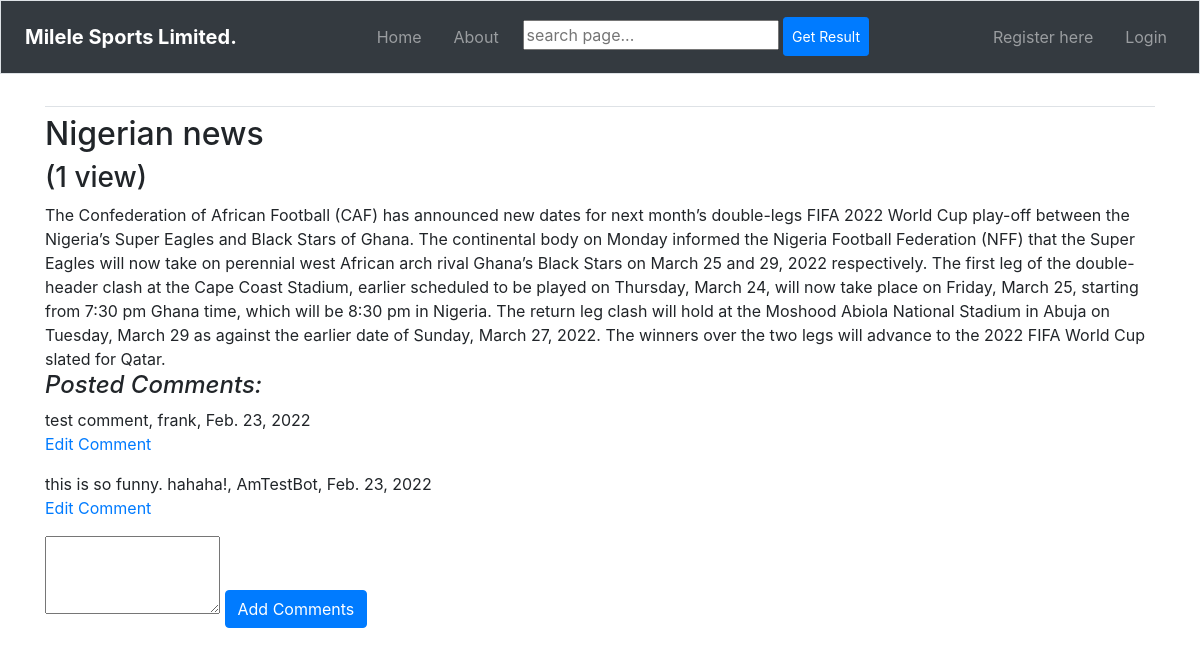
Page /add_comment/nigerian-news/ on the earlier database version.
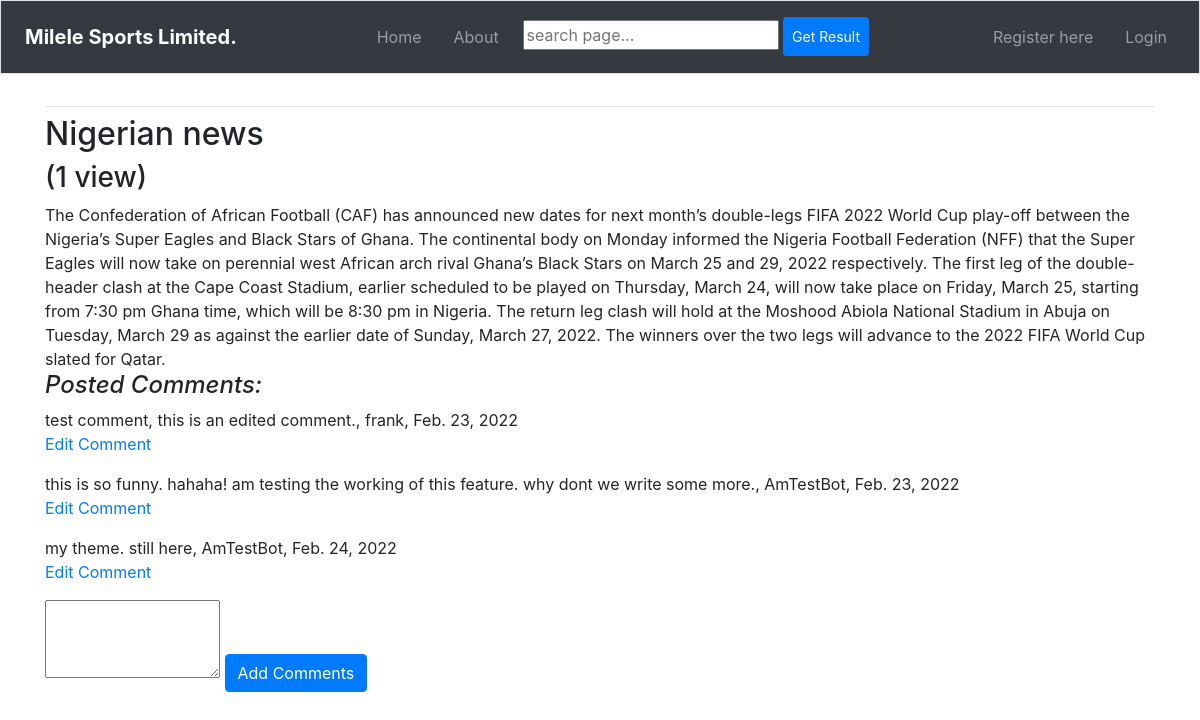
Same page on the later database version.
### sportsApp/models.py (models this page shows, shortened)
class UserComment(models.Model):
    blog = models.ForeignKey(SportBlog, on_delete=models.CASCADE)
    owner = models.ForeignKey(User, on_delete=models.CASCADE)
    comment = models.TextField()
    date_published = models.DateField(auto_now_add=True)
    class Meta:
        verbose_name_plural = 'user comments'

### sportsApp/views.py (the view)
def add_comment(request, blog_slug):
    blog = get_object_or_404(SportBlog, slug=blog_slug)
    blog.views += 1
    blog.save()
    user_comments = blog.usercomment_set.order_by('date_published')
    if request.method != 'POST':
        form = UserCommentForm()
    else:
        form = UserCommentForm(data=request.POST)
    if form.is_valid():
        if blog:
            new_comment = form.save(commit=False)
            new_comment.blog = blog
            new_comment.owner = request.user
            new_comment.save()
            return redirect("sportsApp:index")
    else:
        print(form.errors)
    context_dict = {'form': form, 'blog': blog, 'user_comments': user_comments}
    return render(request, 'sportsApp/add_comment.html', context_dict)

### sportsApp/forms.py
class UserCommentForm(forms.ModelForm):
    comment = forms.CharField(widget=forms.Textarea(
        attrs={'cols':15, 'rows':3}),
        required=False
    )
    class Meta:
        model = UserComment
        exclude = ('blog', 'owner')

### sportsApp/models.py (called while the page is built)
    def save(self, *args, **kwargs):
        self.slug = slugify(self.title)
        super(SportBlog, self).save(*args, **kwargs)

### templates/sportsApp/add_comment.html (shortened to what this page needs)
{% extends 'sportsApp/base.html' %}
{% load static %}
{% load bootstrap4 %}
{% block body_block %}
{% if blog %}
<h2>{{ blog.title }}</h2>
<h3>{% if blog.views > 1 %}
        ({{blog.views}} views)
    {% elif blog.views == 1 %}
        ({{blog.views}} view)
          {% endif %}
</h3>
<div>
    {{ blog.blog }}
</div>
<h4><i>Posted Comments:</i></h4>
<div>
{% if user_comments %}
<div>
    {% for item in user_comments %}
    <p>{{item.comment}}, {{item.owner}}, {{item.date_published}}<br>
    <a href="{% url 'sportsApp:edit_comment' item.id %}">Edit Comment</a>
    </p>
</div>
    {% endfor %}
</div>
{% else %}
<strong>No comments yet!</strong>
{% endif %}
<div>
    <form action="{% url 'sportsApp:add_comment' blog.slug %}" method='post'>
    {% for field in form.visible_fields %}
        {{ field }}
    {% endfor %}
    {% buttons %}
     <button name='submit' class="btn btn-primary">Add Comments</button>
    {% endbuttons %}
  </form>
</div>
{% else %}
<strong>Content Unavailable!</strong>
{% endif %}
{% endblock %}

Differences in the rows shown:
changed UserComment "frank": comment "test comment" → "test comment, this is an edited comment."
changed UserComment: comment "this is so funny. hahaha!" → "this is so funny. hahaha! am testing the working of this feature. why dont we write some more."
added UserComment: comment "my theme. still here", owner "AmTestBot", date_published "Feb. 24, 2022"
